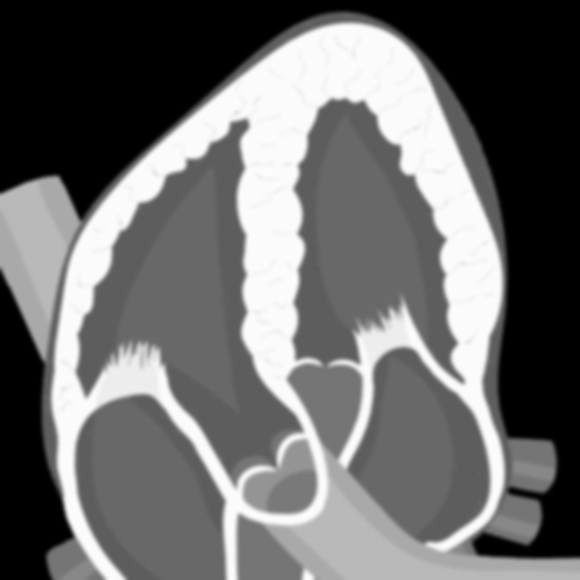
#> input picture examples/heart.jpg, 580 x 580 px
$ python demo-9-2-echocardiography-beamforming.py
#> lines starting #> are read from the running program, lines starting #| are printed output that depends on the picture
### sonic.py
# Copyright (c) 2023-2025 Hu Xiaonan
# License: MIT License

from concurrent.futures import ProcessPoolExecutor
from itertools import repeat
import math
import numpy as np
from scipy.interpolate import interpn
from scipy.optimize import minimize_scalar
from scipy.signal import butter, filtfilt, hilbert
from scipy.sparse import csr_array
from scipy.spatial.distance import cdist
from scipy.special import erf
from tqdm import tqdm


# [77 lines left out: functions _pulse_w, _probe_w, get_tx_pulse_t, not called in this run]


class UniformLinearArray:
    def __init__(self, num, pitch, width, height):
        self.num = num
        self.pitch = pitch
        self.width = width
        self.height = height
        self.xmax = (num-1)*pitch/2+width/2
        self.xmin = -self.xmax
        xcmax = pitch*(num-1)/2
        self.xc = np.linspace(-xcmax, xcmax, num)
        self.zc = np.zeros(num)
        self.pc = np.transpose([self.xc, self.zc])
        self.tilt = np.zeros(num)

    # [7 lines left out: function subelement_split, not called in this run]


class TransducerProperty:
    def __init__(self, focus, baffle):
        self.focus = focus  # Elevation focus.
        self.baffle = baffle  # Ratio of the medium and baffled impedance.


class Medium:
    def __init__(self, rho, c, attenuation):
        self.rho = rho
        self.c = c
        self.attenuation = attenuation


# [93 lines left out: functions get_tx_delays_from_tilt, get_tx_delays_from_focus, _get_geometry_results, not called in this run]


def get_fnumber(width, wave_length):
    """
    Return the receive f-number of the element.

    The formula used in this function is based on Eq. (13) from the following
    paper:

    Perrot, V., Polichetti, M., Varray, F., & Garcia, D. (2021). So you think
    you can DAS? A viewpoint on delay-and-sum beamforming. Ultrasonics, 111,
    106309.

    https://doi.org/10.1016/j.ultras.2020.106309

    Parameters
    ----------
    width : float
        Element width.
    wave_length : float
        Wave length of the transmit signal.

    Returns
    -------
    fnumber : float
        The receive f-number.

    """
    def f(th):
        return abs(math.cos(th)*np.sinc(width/wave_length*math.sin(th))-0.71)

    alpha = minimize_scalar(f, bounds=(0, math.pi/2)).x
    return 1/(2*math.tan(alpha))


# [870 lines left out: functions _get_integral_over_h, _get_p_f, get_p_f, get_p_f_vectorized, get_p_t, _get_p_scattered_f and 12 more, not called in this run]


def genscat(x, z, v, meandist, rng):
    """
    Generate scatterers and their reflectivity based on a reflectivity
    grayscale image.

    This function is a simplified version of "genscat" from the MATLAB
    Ultrasound Toolbox (MUST) by Damien Garcia.

    Parameters
    ----------
    x : numpy.ndarray, shape=(nx,)
        The x-coordinates of the reflectivity grayscale image.
    z : numpy.ndarray, shape=(nz,)
        The z-coordinates of the reflectivity grayscale image.
    v : numpy.ndarray, shape=(nz, nx)
        The reflectivity grayscale image.
    meandist : float
        The mean distance between scatterers.
    rng : numpy.random.Generator
        The random number generator.

    Returns
    -------
    scatterers : numpy.ndarray, shape=(n, 2)
        The locations of the scatterers.
    reflectivity : numpy.ndarray, shape=(n,)
        The reflectivity of the scatterers.

    """
    xmin, xmax = x.min(), x.max()
    zmin, zmax = z.min(), z.max()
    xz_inc = meandist/math.sqrt(2/5)
    x_mesh, z_mesh = np.meshgrid(
        np.arange(xmin, xmax, xz_inc),
        np.arange(zmin, zmax, xz_inc),
        indexing='xy',
    )
    scatterers = np.transpose([x_mesh.reshape((-1,)), z_mesh.reshape((-1,))])
    scatterers += rng.uniform(-0.5, 0.5, scatterers.shape)*xz_inc
    scatterers = scatterers[
        (scatterers[:, 0] > xmin) &
        (scatterers[:, 0] < xmax) &
        (scatterers[:, 1] > zmin) &
        (scatterers[:, 1] < zmax)
    ]
    reflectivity = interpn((x, z), v, scatterers)
    # Log compression.
    reflectivity = 10**(40/20*(reflectivity-1))
    # Rayleigh distribution.
    reflectivity = reflectivity*rng.rayleigh(size=reflectivity.shape)
    return (scatterers, reflectivity)

### examples/demo-9-2-echocardiography-beamforming.py
# Copyright (c) 2023-2025 Hu Xiaonan
# License: MIT License

import os
import sys
from pathlib import Path
import numpy as np
from matplotlib.gridspec import GridSpec
import matplotlib.pyplot as plt
from PIL import Image, ImageOps

os.chdir(Path(__file__).parent.resolve())
sys.path.insert(0, str(Path(__file__).parent.parent.resolve()))

from sonic import (
    UniformLinearArray,
    TransducerProperty,
    Medium,
    genscat,
    rf2iq,
    beamform,
    log_compress,
    get_fnumber,
    time_gain_compensate,
)  # noqa: E402


def load_img_and_genscat():
    img = Image.open('heart.jpg')
#> img is the input picture: PIL image 580x580 RGB; min 0, max 255, mean 108
    img = ImageOps.grayscale(img)
#> img: PIL image 580x580 L
    v = np.asarray(img, dtype=np.float64)/255
    v = v.T
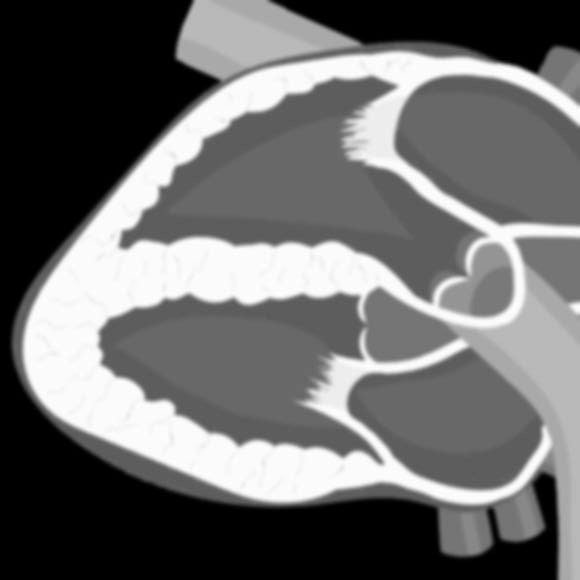
#> v: shape (580, 580) float64; min 0, max 1, mean 0.424
    real_size = 12e-2
    x = np.linspace(-0.5, 0.5, v.shape[0])*real_size
#> x = 580 values from -0.06 to 0.06
    z = np.arange(v.shape[1])*(x[1]-x[0])+0.1e-2
#> z = 580 values from 0.001 to 0.121
    bbox = [x.min(), z.min(), x.max(), z.max()]
#> bbox = [-0.06, 0.001, 0.06, 0.121]
    rng = np.random.default_rng(202307)
    scatterers, reflectivity = genscat(x, z, v, medium.c/fc, rng)
#> in genscat, `reflectivity = interpn((x, z), v, scatterers)`: reflectivity = 17961 values, max 1 at index 5495, min 0 at index 0, mean 0.425
#> in genscat, `reflectivity = 10**(40/20*(reflectivity-1))`: reflectivity = 17961 values, max 1 at index 5495, min 0.01 at index 0, mean 0.229
#> in genscat, `reflectivity = reflectivity*rng.rayleigh(size=reflectivity.shape)`: reflectivity = 17961 values, max 3.91 at index 4287, min 0.000173 at index 9144, mean 0.287
#> scatterers = 17961 pairs, first value -0.06 to 0.06, second value 0.001 to 0.121
    return img, bbox, scatterers, reflectivity


if __name__ == '__main__':
    ula = UniformLinearArray(num=64, pitch=300e-6, width=250e-6, height=14e-3)
    props = TransducerProperty(focus=60e-3, baffle=1.75)
    medium = Medium(rho=1e3, c=1540.0, attenuation=0.5)
    fc = 2.72e6
    bandwidth = 0.74
    fnumber = get_fnumber(ula.width, medium.c/(fc*(1+bandwidth/2)))
    n_samples = 4096
    fs = 20e6
    time = np.linspace(0, n_samples/fs, n_samples)

    img, bbox, scatterers, reflectivity = load_img_and_genscat()
#> bbox = [-0.06, 0.001, 0.06, 0.121]

    xmin, zmin, xmax, zmax = bbox
#> xmin = -0.06; zmin = 0.001; xmax = 0.06; zmax = 0.121
    x = np.linspace(xmin, xmax, 256)
#> x = 256 values from -0.06 to 0.06
    z = np.linspace(zmin+0.5e-2, zmax, 256)
#> z = 256 values from 0.006 to 0.121
    x_mesh, z_mesh = np.meshgrid(x, z, indexing='xy')
    points = np.transpose([x_mesh.reshape((-1,)), z_mesh.reshape((-1,))])

    tx_delays_arr = np.load('data-9-tx_delays.npy')
#> (reads examples/data-9-tx_delays.npy from the repository)
#> (the run stopped early here; a loop or call above may not have finished)
